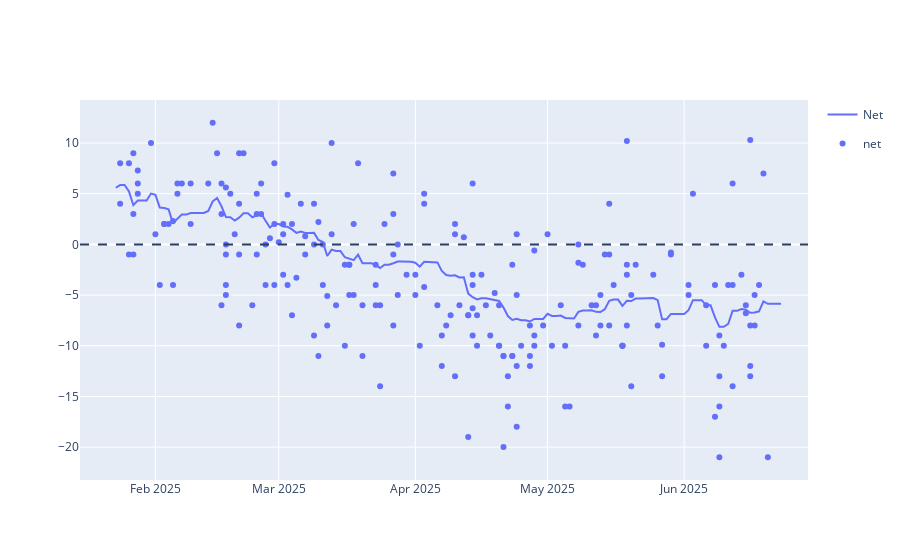

The cell this chart's notebook holds for it:
### Code cell
line = px.line(approval_avg, x='Date', y=['Net'])
scatter = px.scatter(polls_df[polls_df['end_date'] >= pd.to_datetime('2025-01-24')], x='end_date', y=['net'])
                     #trendline='lowess', trendline_options=dict(frac=0.2))
fig = go.Figure(data=line.data + scatter.data)
fig.add_hline(y=0, line_dash='dash')
fig.show()

### Figure 1 — Plotly figure (JSON) as saved in the notebook; plotly's stock layout.template omitted (floating-point values rounded to 4 significant figures; data arrays with more than 128 entries replaced by an {"elided": "..."} marker saying what was removed)
{"data": [{"hovertemplate": "variable=Net<br>Date=%{x}<br>value=%{y}<extra></extra>", "legendgroup": "Net", "line": {"color": "#636efa", "dash": "solid"}, "marker": {"symbol": "circle"}, "mode": "lines", "name": "Net", "orientation": "v", "showlegend": true, "type": "scatter", "x": {"elided": "152 str values"}, "xaxis": "x", "y": {"elided": "152 float values"}, "yaxis": "y"}, {"hovertemplate": "variable=net<br>end_date=%{x}<br>value=%{y}<extra></extra>", "legendgroup": "net", "marker": {"color": "#636efa", "symbol": "circle"}, "mode": "markers", "name": "net", "orientation": "v", "showlegend": true, "type": "scatter", "x": {"elided": "217 str values"}, "xaxis": "x", "y": {"elided": "217 float values"}, "yaxis": "y"}], "layout": {"shapes": [{"line": {"dash": "dash"}, "type": "line", "x0": 0, "x1": 1, "xref": "x domain", "y0": 0, "y1": 0, "yref": "y"}]}}
